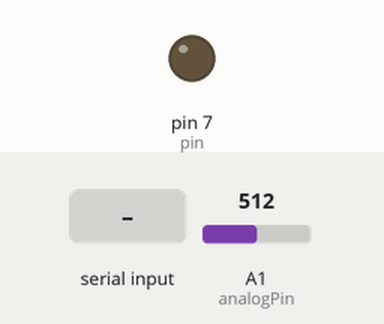
This sketch was run on a simulated Arduino Uno, built with avr-gcc and run on an emulated ATmega328P. Shown: output pins drawn as LEDs (lit = HIGH). The test bench sets the inputs (shaded band); at power-on: A1 (analogPin) = 512. What the sketch prints to the serial monitor is not drawn.

Above: at 1.2 s.
1.3 s: byte 1 (1) received over Serial
At 2.4 s:
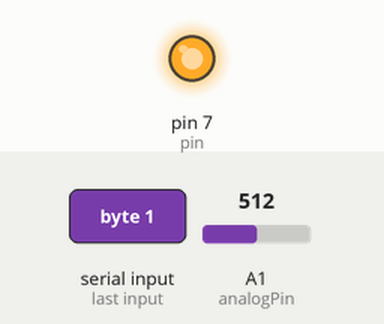
Timing chart, 0 to 4.3 s (numbered marks = the images above; inputs shaded):
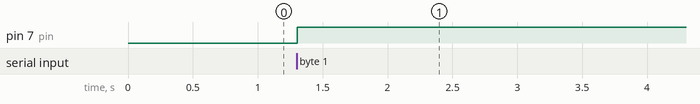

The sketch:

scketch.ino
```cpp
int pin =  7; //atribui o pino
int dado; //variável que receberá os dados da porta serial

int analogPin = A1;
int val = 0;

void setup(){
  Serial.begin(9600);//frequência da porta serial
   pinMode(pin,OUTPUT); //define o pino como saída
}

void loop(){
  val = analogRead(analogPin);  // lê o pino de entrada
  Serial.println(val);

  if(Serial.available() > 0){ //verifica se existe comunicação com a porta serial
      dado = Serial.read();//lê os dados da porta serial
      switch(dado){
        case 1:
           digitalWrite(pin, HIGH); //liga o pino
        break;
        case 2:
           digitalWrite(pin, LOW); //desliga o pino
         break;
    }
  }
}
```

Measured:
- after the input at 1.3 s, pin 7 (pin): LOW → HIGH at once
